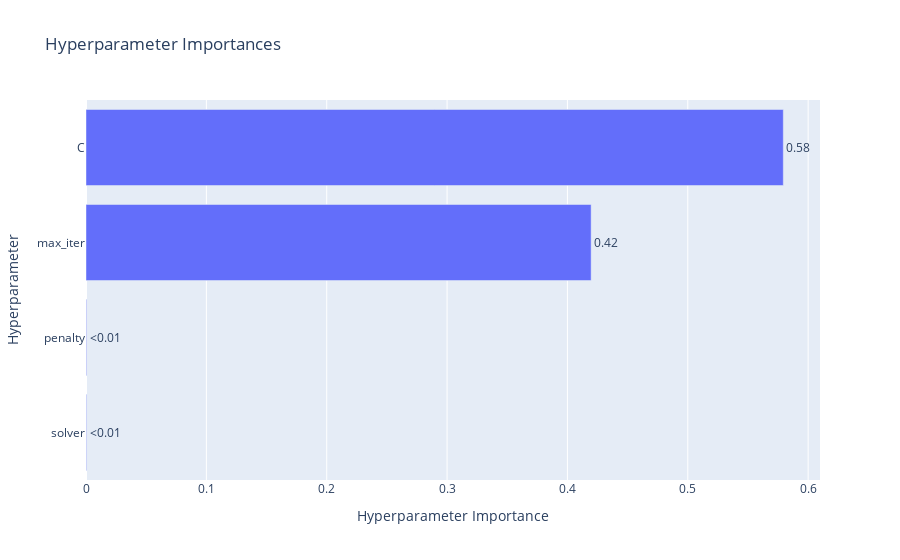

Source (notebook cell):
### Code cell
optuna.visualization.plot_param_importances(study)

### Figure 1 — Plotly figure (JSON) as saved in the notebook; plotly's stock layout.template omitted (floating-point values rounded to 4 significant figures)
{"data": [{"cliponaxis": false, "hovertemplate": ["solver (CategoricalDistribution): 0.0004576686561464377<extra></extra>", "penalty (CategoricalDistribution): 0.0004939448446147717<extra></extra>", "max_iter (IntDistribution): 0.4196932335162803<extra></extra>", "C (FloatDistribution): 0.5793551529829585<extra></extra>"], "name": "Objective Value", "orientation": "h", "text": ["<0.01", "<0.01", "0.42", "0.58"], "textposition": "outside", "type": "bar", "x": [0.0004577, 0.0004939, 0.4197, 0.5794], "y": ["solver", "penalty", "max_iter", "C"]}], "layout": {"title": {"text": "Hyperparameter Importances"}, "xaxis": {"title": {"text": "Hyperparameter Importance"}}, "yaxis": {"title": {"text": "Hyperparameter"}}}}
